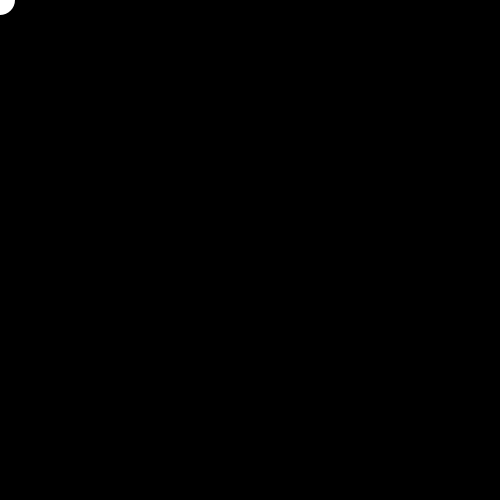
Frame 1 (no input)
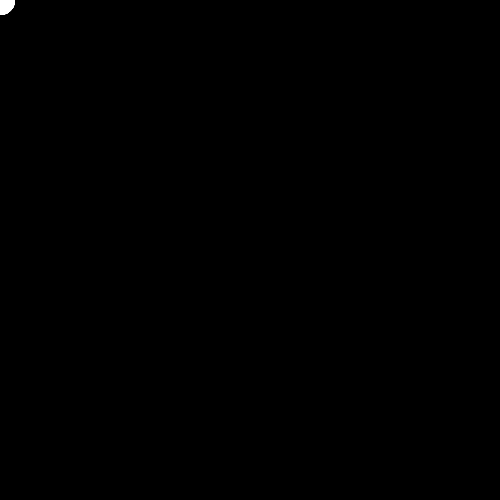
Frame 60 (the mouse pressed at the canvas centre just before this capture)
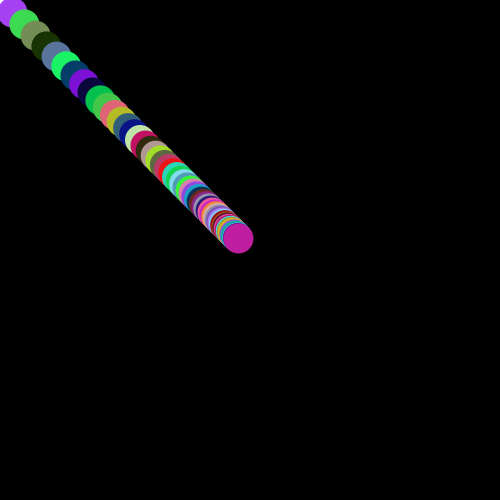
Frame 120 (the mouse held since frame 60 and released just before this capture)

The Processing sketch that drew these frames (run headless with seeded random() and noise(); from frame 60 on, the mouse is pressed at the canvas centre):

// Processing sketch: ex06_05
// ── ex06_05.pde
// 원이 감속하며 마우스를 따라오기, 마우스를 누르면 원의 색상이 랜덤하게 변경

float x, y, d = 30.0, easing = 0.05;

void setup() {
  size(500, 500); 
  background(0);
}

void draw() {
  x += (mouseX - x) * easing;
  y += (mouseY - y) * easing;
  if (mousePressed) {
    fill(random(255), random(255), random(255));
  }
  noStroke();
  ellipse(x, y, d, d);
}
